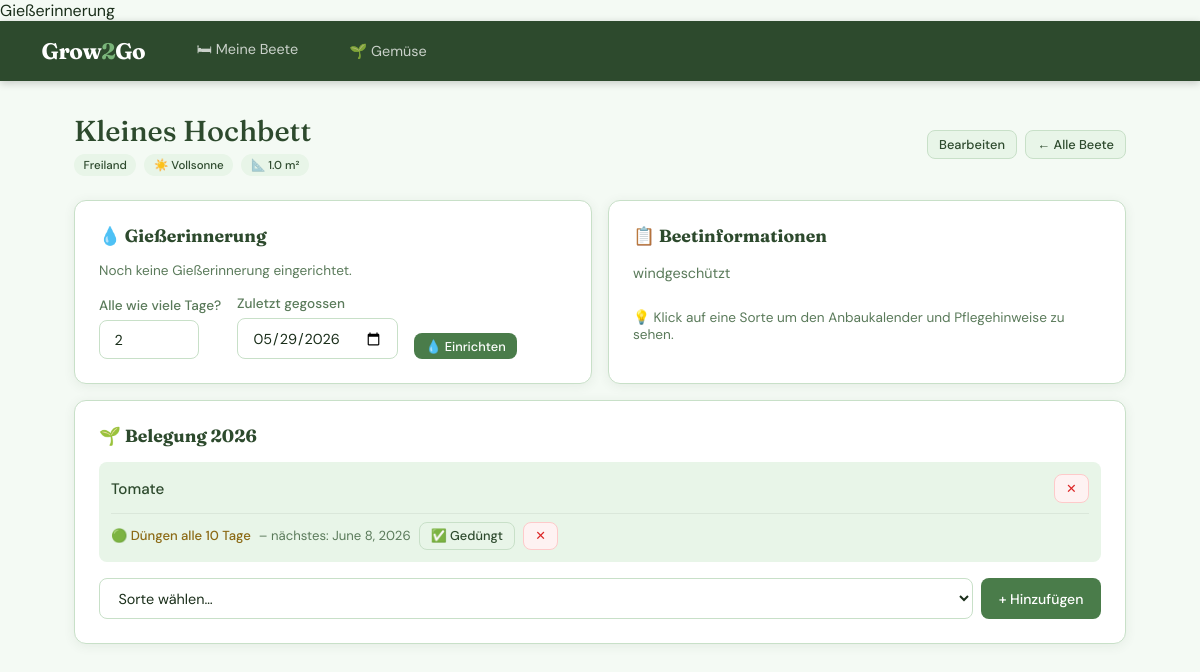
/beete/1/, run on the app's committed database.
### garden/models.py (models this page shows, shortened)
class Bed(models.Model):
    class Location(models.TextChoices):
        FULL_SUN = "full_sun", "Vollsonne"
        PARTIAL_SHADE = "partial_shade", "Halbschatten"
        SHADE = "shade", "Schatten"
    class BedType(models.TextChoices):
        OUTDOOR = "outdoor", "Freiland"
        GREENHOUSE = "greenhouse", "Gewächshaus"
    name = models.CharField(max_length=100, verbose_name="Name")
    size_sqm = models.FloatField(null=True, blank=True, verbose_name="Größe (m²)")
    location = models.CharField(
        max_length=20,
        choices=Location.choices,
        default=Location.FULL_SUN,
        verbose_name="Lage",
    )
    bed_type = models.CharField(
        max_length=20,
        choices=BedType.choices,
        default=BedType.OUTDOOR,
        verbose_name="Typ",
    )
    notes = models.TextField(blank=True, verbose_name="Notizen")
    class Meta:
        verbose_name = "Gartenbeet"
        verbose_name_plural = "Gartenbeete"
        ordering = ["name"]

class BedPlanting(models.Model):
    bed = models.ForeignKey(
        Bed, on_delete=models.CASCADE, related_name="plantings", verbose_name="Beet"
    )
    vegetable = models.ForeignKey(
        Vegetable,
        on_delete=models.CASCADE,
        related_name="plantings",
        verbose_name="Gemüsesorte",
    )
    year = models.PositiveSmallIntegerField(verbose_name="Jahr")
    planted_date = models.DateField(null=True, blank=True, verbose_name="Pflanzdatum")
    notes = models.TextField(blank=True, verbose_name="Notizen")
    class Meta:
        verbose_name = "Beetbelegung"
        verbose_name_plural = "Beetbelegungen"
        ordering = ["-year", "bed", "vegetable"]
        unique_together = [["bed", "vegetable", "year"]]

class Vegetable(models.Model):
    class Sunlight(models.TextChoices):
        FULL_SUN = "full_sun", "Vollsonne"
        PARTIAL_SHADE = "partial_shade", "Halbschatten"
        SHADE = "shade", "Schatten"
    class WaterRequirement(models.TextChoices):
        LOW = "low", "Gering"
        MEDIUM = "medium", "Mittel"
        HIGH = "high", "Hoch"
    class NutrientDemand(models.TextChoices):
        LOW = "low", "Schwachzehrer"
        MEDIUM = "medium", "Mittelzehrer"
        HIGH = "high", "Starkzehrer"
    class Category(models.TextChoices):
        FRUIT = "fruit", "Fruchtgemüse"
        LEAF = "leaf", "Blattgemüse"
        ROOT = "root", "Wurzelgemüse"
        BULB = "bulb", "Zwiebelgemüse"
        LEGUME = "legume", "Hülsenfrüchte"
        BRASSICA = "brassica", "Kohlgemüse"
        HERB = "herb", "Kräuter"
        OTHER = "other", "Sonstiges"
    name = models.CharField(max_length=100, unique=True, verbose_name="Name")
    category = models.CharField(
        max_length=20,
        choices=Category.choices,
        default=Category.OTHER,
        verbose_name="Kategorie",
    )
    description = models.TextField(blank=True, verbose_name="Beschreibung")
    sunlight_requirement = models.CharField(
        max_length=20,
        choices=Sunlight.choices,
        default=Sunlight.FULL_SUN,
        verbose_name="Lichtbedarf",
    )
    water_requirement = models.CharField(
        max_length=10,
        choices=WaterRequirement.choices,
        default=WaterRequirement.MEDIUM,
        verbose_name="Wasserbedarf",
    )
    soil_type = models.CharField(
        max_length=200,
        blank=True,
        verbose_name="Bodentyp",
        help_text="z. B. humusreich, durchlässig, lehmig",
    )
    nutrient_demand = models.CharField(
        max_length=10,
        choices=NutrientDemand.choices,
        default=NutrientDemand.MEDIUM,
        verbose_name="Nährstoffbedarf",
    )
    indoor_start_from = models.PositiveSmallIntegerField(
        null=True, blank=True, verbose_name="Voranzucht ab (Monat)"
    )
    indoor_start_to = models.PositiveSmallIntegerField(
        null=True, blank=True, verbose_name="Voranzucht bis (Monat)"
    )
    sow_from = models.PositiveSmallIntegerField(
        null=True, blank=True, verbose_name="Aussaat ab (Monat)"
    )
    sow_to = models.PositiveSmallIntegerField(
        null=True, blank=True, verbose_name="Aussaat bis (Monat)"
    )
    plant_from = models.PositiveSmallIntegerField(
        null=True, blank=True, verbose_name="Pflanzung ab (Monat)"
    )
    plant_to = models.PositiveSmallIntegerField(
        null=True, blank=True, verbose_name="Pflanzung bis (Monat)"
    )
    harvest_from = models.PositiveSmallIntegerField(
        null=True, blank=True, verbose_name="Ernte ab (Monat)"
    )
    harvest_to = models.PositiveSmallIntegerField(
        null=True, blank=True, verbose_name="Ernte bis (Monat)"
    )
    gh_sow_from = models.PositiveSmallIntegerField(
        null=True, blank=True, verbose_name="GH Aussaat ab (Monat)"
    )
    gh_sow_to = models.PositiveSmallIntegerField(
        null=True, blank=True, verbose_name="GH Aussaat bis (Monat)"
    )
    gh_plant_from = models.PositiveSmallIntegerField(
        null=True, blank=True, verbose_name="GH Pflanzung ab (Monat)"
    )
    gh_plant_to = models.PositiveSmallIntegerField(
        null=True, blank=True, verbose_name="GH Pflanzung bis (Monat)"
    )
    gh_harvest_from = models.PositiveSmallIntegerField(
        null=True, blank=True, verbose_name="GH Ernte ab (Monat)"
    )
    gh_harvest_to = models.PositiveSmallIntegerField(
        null=True, blank=True, verbose_name="GH Ernte bis (Monat)"
    )
    saatgut_url = models.URLField(
        blank=True, verbose_name="Saatgut-Link", help_text="z. B. Bingenheimer Saatgut"
    )
    class Meta:
        verbose_name = "Gemüsesorte"
        verbose_name_plural = "Gemüsesorten"
        ordering = ["category", "name"]

class FertilizingReminder(models.Model):
    bed_planting = models.OneToOneField(
        BedPlanting,
        on_delete=models.CASCADE,
        related_name="fertilizing_reminder",
        verbose_name="Beetbelegung",
    )
    interval_days = models.PositiveSmallIntegerField(
        default=30, verbose_name="Intervall (Tage)"
    )
    is_active = models.BooleanField(default=True, verbose_name="Aktiv")
    last_fertilized = models.DateField(null=True, blank=True, verbose_name="Zuletzt gedüngt")
    next_fertilizing = models.DateField(null=True, blank=True, verbose_name="Nächstes Düngen")
    class Meta:
        verbose_name = "Düngeerinnerung"
        verbose_name_plural = "Düngeerinnerungen"

### garden/views.py (the view)
# urls.py: path("beete/<int:pk>/", views.bed_detail, name="bed_detail"),
def bed_detail(request, pk):
    bed = get_object_or_404(Bed, pk=pk)
    plantings = bed.plantings.select_related(
        "vegetable", "fertilizing_reminder"
    ).filter(year=2026)
    vegetables = Vegetable.objects.order_by("category", "name")
    try:
        watering = bed.watering_reminder
    except WateringReminder.DoesNotExist:
        watering = None
    return render(request, "garden/bed_detail.html", {
        "bed": bed,
        "plantings": plantings,
        "vegetables": vegetables,
        "watering": watering,
        "today": date.today(),
    })

### garden/templates/garden/bed_detail.html (shortened to what this page needs)
Gießerinnerung{% extends "garden/base.html" %}
{% block content %}
<div class="page-header">
  <div>
    <h1 class="page-title">{{ bed.name }}</h1>
    <div style="display:flex; gap:0.5rem; margin-top:0.4rem;">
      <span class="badge {% if bed.bed_type == 'greenhouse' %}badge-earth{% endif %}">
        {{ bed.get_bed_type_display }}
      </span>
      <span class="badge">☀️ {{ bed.get_location_display }}</span>
      {% if bed.size_sqm %}
      <span class="badge">📐 {{ bed.size_sqm }} m²</span>
      {% endif %}
    </div>
  </div>
  <div style="display:flex; gap:0.5rem;">
    <a href="{% url 'bed_edit' bed.pk %}" class="btn btn-secondary btn-sm">Bearbeiten</a>
    <a href="{% url 'bed_list' %}" class="btn btn-secondary btn-sm">← Alle Beete</a>
  </div>
</div>
<div class="grid-2" style="margin-bottom:1rem;">
  <div class="card">
    <h2 style="font-family:'Fraunces',serif; font-size:1.1rem; color:var(--green-dark); margin-bottom:1rem;">
      💧 Gießerinnerung
    </h2>
    {% if watering %}
      <div>
        <p style="font-size:0.9rem; color:var(--text);">
          Alle <strong>{{ watering.interval_days }} Tage</strong> gießen
        </p>
        {% if watering.next_watering %}
          {% if watering.next_watering <= today %}
            <p style="font-size:0.85rem; color:#dc2626; font-weight:500; margin-top:0.3rem;">
              💧 Heute gießen! (fällig seit {{ watering.next_watering }})
            </p>
          {% else %}
            <p style="font-size:0.85rem; color:var(--text-muted); margin-top:0.3rem;">
              Nächstes Gießen: <strong>{{ watering.next_watering }}</strong>
            </p>
          {% endif %}
        {% endif %}
        {% if watering.last_watered %}
        <p style="font-size:0.8rem; color:var(--text-muted); margin-top:0.2rem;">
          Zuletzt gegossen: {{ watering.last_watered }}
        </p>
        {% endif %}
      </div>
      <div style="display:flex; gap:0.5rem; flex-wrap:wrap; margin-top:0.75rem;">
        <form method="post" action="{% url 'watering_done' bed.pk %}">
          {% csrf_token %}
          <button type="submit" class="btn btn-primary btn-sm">✅ Heute gegossen</button>
        </form>
        <button onclick="document.getElementById('watering-form').style.display='block'; this.style.display='none'"
                class="btn btn-secondary btn-sm">⚙️ Ändern</button>
        <form method="post" action="{% url 'watering_delete' bed.pk %}">
          {% csrf_token %}
          <button type="submit" class="btn btn-danger btn-sm"
                  onclick="return confirm('Gießerinnerung löschen?')">✕</button>
        </form>
      </div>
      <div id="watering-form" style="display:none; margin-top:1rem; padding-top:1rem; border-top:1px solid var(--border);">
        <form method="post" action="{% url 'watering_save' bed.pk %}">
          {% csrf_token %}
          <div style="display:flex; gap:1rem; flex-wrap:wrap; align-items:flex-end;">
            <div class="form-group" style="margin:0;">
              <label>Intervall (Tage)</label>
              <input type="number" name="interval_days" value="{{ watering.interval_days }}"
                     min="1" max="30" style="width:100px;">
            </div>
            <div class="form-group" style="margin:0;">
              <label>Zuletzt gegossen</label>
              <input type="date" name="last_watered"
                     value="{{ watering.last_watered|date:'Y-m-d' }}">
            </div>
            <button type="submit" class="btn btn-primary btn-sm">Speichern</button>
          </div>
        </form>
      </div>
    {% else %}
      <p style="font-size:0.85rem; color:var(--text-muted); margin-bottom:1rem;">
        Noch keine Gießerinnerung eingerichtet.
      </p>
      <form method="post" action="{% url 'watering_save' bed.pk %}">
        <div style="display:flex; gap:1rem; flex-wrap:wrap; align-items:flex-end;">
          <div class="form-group" style="margin:0;">
            <label>Alle wie viele Tage?</label>
            <input type="number" name="interval_days" value="2" min="1" max="30" style="width:100px;">
          </div>
          <div class="form-group" style="margin:0;">
            <label>Zuletzt gegossen</label>
            <input type="date" name="last_watered" value="{{ today|date:'Y-m-d' }}">
          </div>
          <button type="submit" class="btn btn-primary btn-sm">💧 Einrichten</button>
        </div>
      </form>
    {% endif %}
  </div>
  <div class="card">
    <h2 style="font-family:'Fraunces',serif; font-size:1.1rem; color:var(--green-dark); margin-bottom:1rem;">
      📋 Beetinformationen
    </h2>
    {% if bed.notes %}
    <p style="font-size:0.9rem; color:var(--text-muted); line-height:1.6;">{{ bed.notes }}</p>
    {% else %}
    <p style="font-size:0.85rem; color:var(--text-muted);">Keine Notizen eingetragen.</p>
    {% endif %}
    <div style="margin-top:1.5rem;">
      <p style="font-size:0.85rem; color:var(--text-muted);">
        💡 Klick auf eine Sorte um den Anbaukalender und Pflegehinweise zu sehen.
      </p>
    </div>
  </div>
</div>
<div class="card">
  <h2 style="font-family:'Fraunces',serif; font-size:1.1rem; color:var(--green-dark); margin-bottom:1rem;">
    🌱 Belegung 2026
  </h2>
  {% if plantings %}
    <div style="display:flex; flex-direction:column; gap:0.75rem; margin-bottom:1rem;">
      {% for planting in plantings %}
      <div style="background:var(--green-pale); border-radius:8px; padding:0.75rem;">
        <div style="display:flex; align-items:center; justify-content:space-between; margin-bottom:0.6rem;">
          <a href="{% url 'vegetable_detail' planting.vegetable.pk %}"
             style="font-weight:500; color:var(--green-dark); text-decoration:none; font-size:0.95rem;">
            {{ planting.vegetable.name }}
          </a>
          <form method="post" action="{% url 'planting_remove' planting.pk %}" style="margin:0;">
            <button type="submit" class="btn btn-danger btn-sm"
                    onclick="return confirm('{{ planting.vegetable.name }} entfernen?')">✕</button>
          </form>
        </div>
        <div style="font-size:0.82rem; padding-top:0.5rem; border-top:1px solid rgba(0,0,0,0.06);">
          {% if planting.fertilizing_reminder %}
            <div style="display:flex; align-items:center; gap:0.5rem; flex-wrap:wrap;">
              <span style="color:var(--earth); font-weight:500;">
                🟢 Düngen alle {{ planting.fertilizing_reminder.interval_days }} Tage
              </span>
              {% if planting.fertilizing_reminder.next_fertilizing %}
                {% if planting.fertilizing_reminder.next_fertilizing <= today %}
                  <span style="color:#dc2626; font-weight:500;">– heute fällig!</span>
                {% else %}
                  <span style="color:var(--text-muted);">
                    – nächstes: {{ planting.fertilizing_reminder.next_fertilizing }}
                  </span>
                {% endif %}
              {% endif %}
              <form method="post" action="{% url 'fertilizing_done' planting.pk %}" style="margin:0;">
                <button type="submit" class="btn btn-secondary btn-sm">✅ Gedüngt</button>
              </form>
              <form method="post" action="{% url 'fertilizing_delete' planting.pk %}" style="margin:0;">
                <button type="submit" class="btn btn-danger btn-sm"
                        onclick="return confirm('Düngeerinnerung löschen?')">✕</button>
              </form>
            </div>
          {% endif %}
        </div>
      </div>
      {% endfor %}
    </div>
  {% else %}
    <p style="font-size:0.85rem; color:var(--text-muted); margin-bottom:1rem;">
      Noch keine Sorten eingetragen.
    </p>
  {% endif %}
  <form method="post" action="{% url 'planting_add' bed.pk %}">
    <div style="display:flex; gap:0.5rem;">
      <select name="vegetable" style="flex:1;">
        <option value="">Sorte wählen…</option>
        {% regroup vegetables by get_category_display as category_list %}
      </select>
      <button type="submit" class="btn btn-primary">+ Hinzufügen</button>
    </div>
  </form>
</div>
{% endblock %}

### data on the page
Bed: name "Kleines Hochbett", bed_type "Freiland", location "Vollsonne", size_sqm "1.0", notes "windgeschützt"
BedPlanting: vegetable.name "Tomate", fertilizing_reminder.interval_days "10", fertilizing_reminder.next_fertilizing "June 8, 2026"
